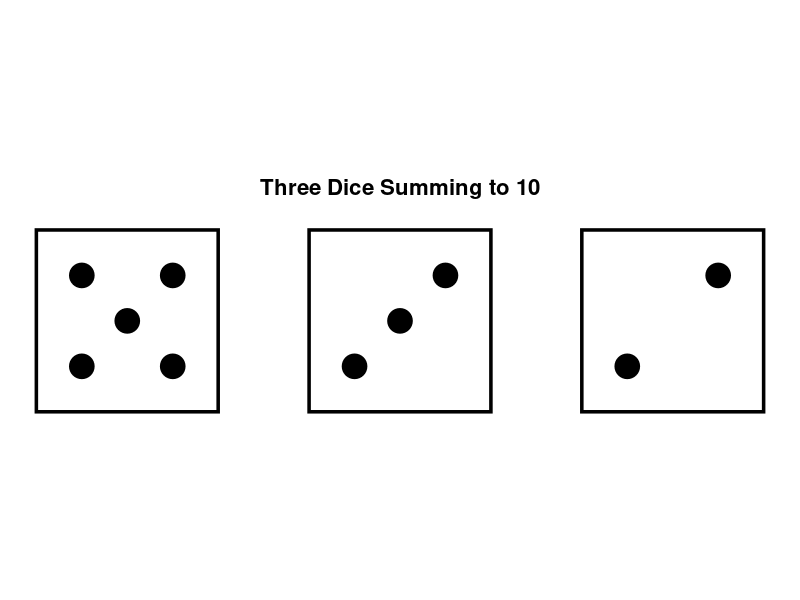
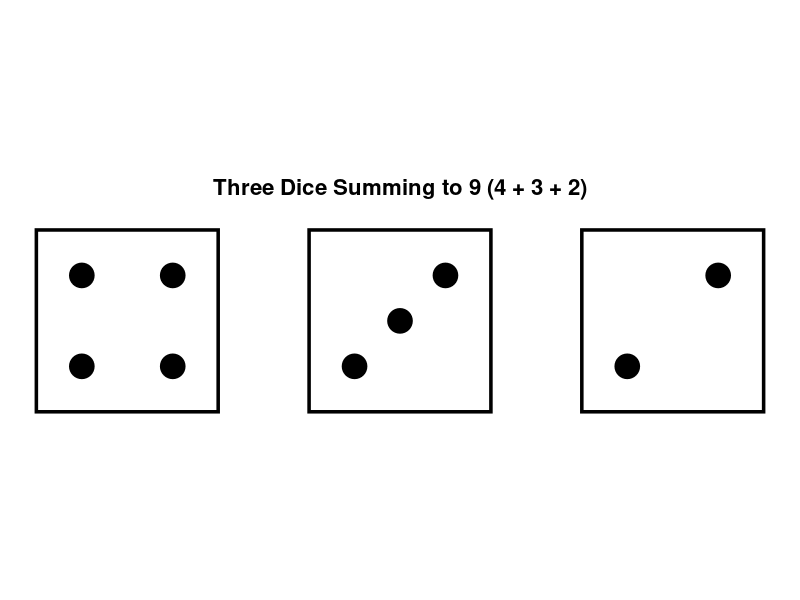
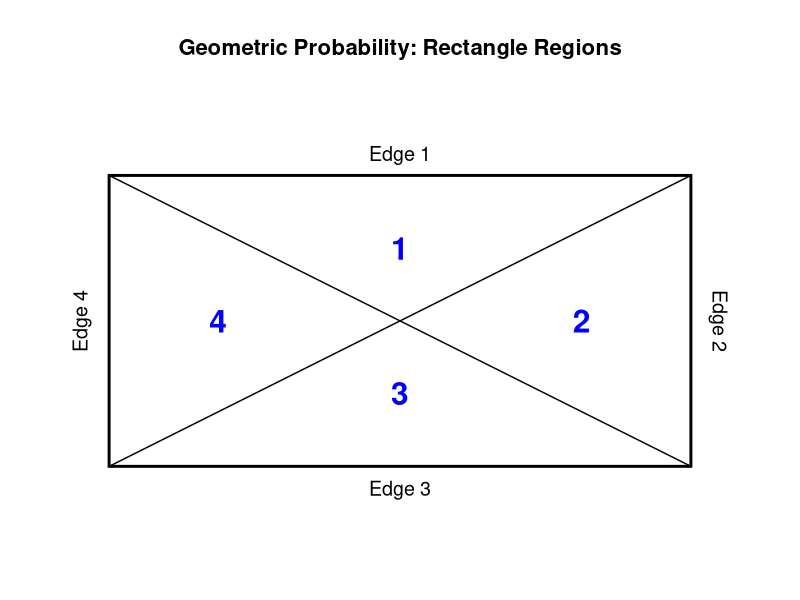
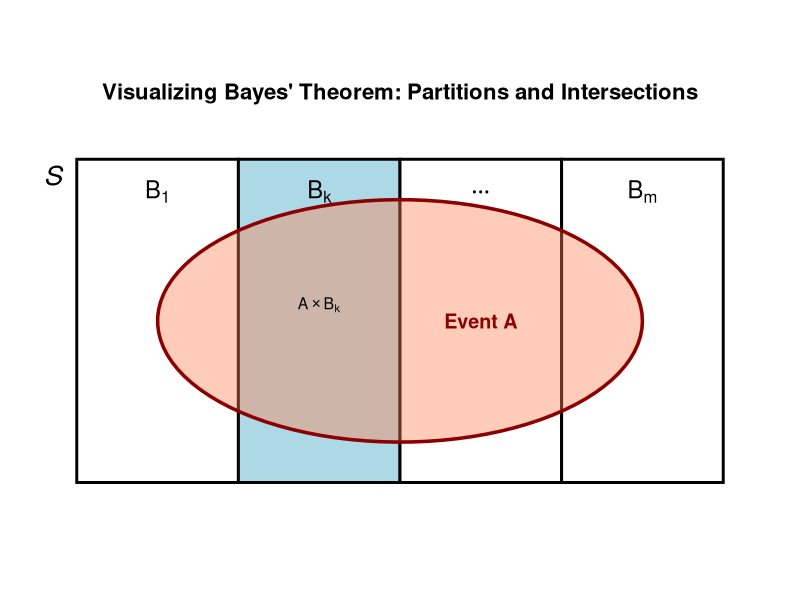
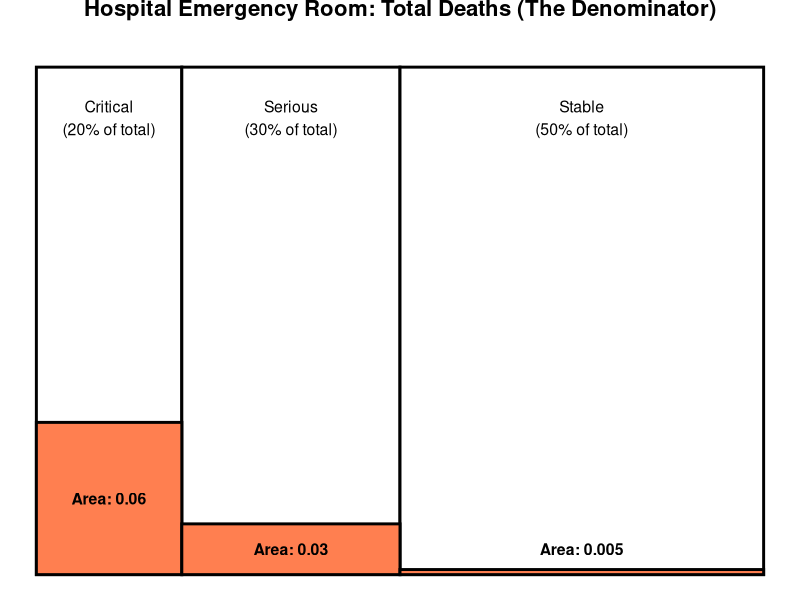

The R script that drew these images, in order:
## ---- chunk 1
# Load the required library
library(ggplot2)

# Coordinates for the 3 dice boxes
boxes <- data.frame(
  xmin = c(0.5, 2.0, 3.5),
  xmax = c(1.5, 3.0, 4.5),
  ymin = c(0.5, 0.5, 0.5),
  ymax = c(1.5, 1.5, 1.5)
)

# Coordinates for the dots (pips) on each die
pips <- data.frame(
  x = c(
    1.0, 0.75, 1.25, 0.75, 1.25,  # Die 1: Value 5
    2.5, 2.25, 2.75,              # Die 2: Value 3
    3.75, 4.25                    # Die 3: Value 2
  ),
  y = c(
    1.0, 0.75, 1.25, 1.25, 0.75,  # Die 1: Value 5
    1.0, 0.75, 1.25,              # Die 2: Value 3
    0.75, 1.25                    # Die 3: Value 2
  )
)

# Plot the dice
ggplot() +
  # Draw the white dice bodies with black borders
  geom_rect(data = boxes, aes(xmin = xmin, xmax = xmax, ymin = ymin, ymax = ymax),
            fill = "white", color = "black", linewidth = 1.2) +
  # Draw the black dots
  geom_point(data = pips, aes(x = x, y = y), size = 8, color = "black") +
  # Keep the aspect ratio perfectly square so the dice don't stretch
  coord_fixed(ratio = 1) +
  # Remove all axes, grids, and background colors
  theme_void() +
  # Add the title
  ggtitle("Three Dice Summing to 10") +
  theme(plot.title = element_text(hjust = 0.5, size = 16, face = "bold", margin = margin(b = 15)))
## ---- chunk 2
# Load the required library
library(ggplot2)

# Coordinates for the 3 dice boxes (kept exactly the same)
boxes <- data.frame(
  xmin = c(0.5, 2.0, 3.5),
  xmax = c(1.5, 3.0, 4.5),
  ymin = c(0.5, 0.5, 0.5),
  ymax = c(1.5, 1.5, 1.5)
)

# Coordinates for the dots (pips) on each die
pips <- data.frame(
  x = c(
    # Die 1: Value 4 (Four corners)
    0.75, 1.25, 0.75, 1.25,  
    # Die 2: Value 3 (Diagonal)
    2.5, 2.25, 2.75,              
    # Die 3: Value 2 (Diagonal)
    3.75, 4.25                    
  ),
  y = c(
    # Die 1: Value 4 (Four corners)
    1.25, 1.25, 0.75, 0.75,  
    # Die 2: Value 3 (Diagonal)
    1.0, 0.75, 1.25,              
    # Die 3: Value 2 (Diagonal)
    0.75, 1.25                    
  )
)

# Plot the dice
ggplot() +
  # Draw the white dice bodies with black borders
  geom_rect(data = boxes, aes(xmin = xmin, xmax = xmax, ymin = ymin, ymax = ymax),
            fill = "white", color = "black", linewidth = 1.2) +
  # Draw the black dots
  geom_point(data = pips, aes(x = x, y = y), size = 8, color = "black") +
  # Keep the aspect ratio perfectly square so the dice don't stretch
  coord_fixed(ratio = 1) +
  # Remove all axes, grids, and background colors
  theme_void() +
  # Add the title
  ggtitle("Three Dice Summing to 9 (4 + 3 + 2)") +
  theme(plot.title = element_text(hjust = 0.5, size = 16, face = "bold", margin = margin(b = 15)))
## ---- chunk 3
# Load the required library
library(ggplot2)

ggplot() +
  # Draw the outer rectangle (Length = 8, Width = 4)
  geom_rect(aes(xmin = 0, xmax = 8, ymin = 0, ymax = 4), 
            fill = "white", color = "black", linewidth = 1) +
  
  # Draw the two diagonal lines connecting the corners
  geom_segment(aes(x = 0, y = 4, xend = 8, yend = 0), color = "black", linewidth = 0.5) +
  geom_segment(aes(x = 0, y = 0, xend = 8, yend = 4), color = "black", linewidth = 0.5) +
  
  # Add the Region numbers inside the triangles
  geom_text(aes(x = 4, y = 3, label = "1"), size = 8, fontface = "bold", color = "blue") +
  geom_text(aes(x = 6.5, y = 2, label = "2"), size = 8, fontface = "bold", color = "blue") +
  geom_text(aes(x = 4, y = 1, label = "3"), size = 8, fontface = "bold", color = "blue") +
  geom_text(aes(x = 1.5, y = 2, label = "4"), size = 8, fontface = "bold", color = "blue") +
  
  # Add the Edge labels on the outside perimeter
  geom_text(aes(x = 4, y = 4.3, label = "Edge 1"), size = 5) +
  geom_text(aes(x = 8.4, y = 2, label = "Edge 2"), size = 5, angle = 270) +
  geom_text(aes(x = 4, y = -0.3, label = "Edge 3"), size = 5) +
  geom_text(aes(x = -0.4, y = 2, label = "Edge 4"), size = 5, angle = 90) +
  
  # Keep the aspect ratio exactly 1:1 so the 8x4 dimensions are visually accurate
  coord_fixed(ratio = 1, xlim = c(-1, 9), ylim = c(-1, 5)) +
  
  # Remove the axes and background grid
  theme_void() +
  
  # Add a title
  ggtitle("Geometric Probability: Rectangle Regions") +
  theme(plot.title = element_text(hjust = 0.5, size = 16, face = "bold", margin = margin(b = 15)))
## ---- chunk 4
# Create 6x6 matrix of ordered pairs
sample_space <- outer(1:6, 1:6, Vectorize(function(i, j) sprintf("(%d, %d)", i, j)))

# Render clean markdown table without row/column headers
knitr::kable(sample_space, col.names = rep("", 6), align = "c")
## ---- chunk 5
# Load the library
library(DiagrammeR)

# Create the tree diagram using Graphviz syntax
grViz("
digraph probability_tree {
  
  # Set graph orientation to Left-to-Right
  graph [rankdir = LR]
  
  # Define node aesthetics
  node [shape = circle, fontname = Helvetica, style = filled, fillcolor = lightblue]
  
  # Define the nodes
  Start [label = 'Start', fillcolor = lightgrey]
  A [label = 'Event A']
  B [label = 'Event B']
  C1 [label = 'Outcome C']
  D1 [label = 'Outcome D']
  C2 [label = 'Outcome C']
  D2 [label = 'Outcome D']
  
  # Define the edges (branches) and their probability labels
  Start -> A [label = ' P(A)']
  Start -> B [label = ' P(B)']
  
  A -> C1 [label = ' P(C|A)']
  A -> D1 [label = ' P(D|A)']
  
  B -> C2 [label = ' P(C|B)']
  B -> D2 [label = ' P(D|B)']
}
")
## ---- chunk 6
library(DiagrammeR)

grViz("
digraph probability_tree {
  graph [rankdir = LR] // Left to Right layout
  
  // Define node styles
  node [shape = plaintext, fontname = Helvetica, fontsize = 14]
  edge [fontname = Helvetica, fontsize = 12, color = dimgrey]
  
  // Define the nodes
  Start [label = 'Start\n(8 chips)']
  R1 [label = 'Red  ']
  B1 [label = 'Blue ']
  R2a [label = 'Red ']
  B2a [label = 'Blue  ']
  R2b [label = 'Red ']
  B2b [label = 'Blue ']
  
  // Define the edges and probabilities
  Start -> R1 
  Start -> B1 
  
  R1 -> R2a
  R1 -> B2a  // This is the path C1 -> C2
  
  B1 -> R2b 
  B1 -> B2b 
}
")
## ---- chunk 7
library(DiagrammeR)
grViz("
digraph probability_tree {
  graph [rankdir = LR, nodesep = 0.2, ranksep = 0.8]
  
  node [fontname = Helvetica, shape = rectangle, style = 'filled,rounded', fillcolor = '#F7FAFC', fontsize = 10]
  edge [fontname = Helvetica, fontsize = 9]

  # Root Node
  Start [label = 'Start\n(15 Marbles:\n6R, 5B, 4G)', shape = ellipse, fillcolor = '#EDF2F7']

  # 1st Draw Branches
  R1 [label = '1st: Red\n(14 Left)', fillcolor = '#FED7D7', style = 'filled,bold', color = '#E53E3E']
  B1 [label = '1st: Blue\n(14 Left)']
  G1 [label = '1st: Green\n(14 Left)']

  # 2nd Draw Branches (from R1)
  R1_R2 [label = '2nd: Red\n(13 Left)']
  R1_B2 [label = '2nd: Blue\n(13 Left)', fillcolor = '#BEE3F8', style = 'filled,bold', color = '#3182CE']
  R1_G2 [label = '2nd: Green\n(13 Left)']

  # 3rd Draw Branches (from R1 -> B2)
  R1_B2_R3 [label = '3rd: Red\n(12 Left)']
  R1_B2_B3 [label = '3rd: Blue\n(12 Left)']
  R1_B2_G3 [label = '3rd: Green\n(12 Left)', fillcolor = '#C6F6D5', style = 'filled,bold', color = '#38A169']

  # 4th Draw Branches (from R1 -> B2 -> G3)
  R1_B2_G3_R4 [label = '4th: Red\n★ TARGET ★', fillcolor = '#FED7D7', style = 'filled,bold', color = '#E53E3E']
  R1_B2_G3_B4 [label = '4th: Blue']
  R1_B2_G3_G4 [label = '4th: Green']

  # Connections for Draw 1
  Start -> R1 [label = ' 6/15', color = '#E53E3E', penwidth = 2.5]
  Start -> B1 [label = ' 5/15']
  Start -> G1 [label = ' 4/15']

  # Connections for Draw 2
  R1 -> R1_R2 [label = ' 5/14']
  R1 -> R1_B2 [label = ' 5/14', color = '#3182CE', penwidth = 2.5]
  R1 -> R1_G2 [label = ' 4/14']

  # Connections for Draw 3
  R1_B2 -> R1_B2_R3 [label = ' 5/13']
  R1_B2 -> R1_B2_B3 [label = ' 4/13']
  R1_B2 -> R1_B2_G3 [label = ' 4/13', color = '#38A169', penwidth = 2.5]

  # Connections for Draw 4
  R1_B2_G3 -> R1_B2_G3_R4 [label = ' 5/12', color = '#E53E3E', penwidth = 2.5]
  R1_B2_G3 -> R1_B2_G3_B4 [label = ' 4/12']
  R1_B2_G3 -> R1_B2_G3_G4 [label = ' 3/12']
}
")
## ---- chunk 8
# Load the required library
library(ggplot2)

# Generate coordinates for an ellipse to represent Event A
t <- seq(0, 2 * pi, length.out = 100)
ellipse_data <- data.frame(
  x = 4 + 3 * cos(t),
  y = 2 + 1.5 * sin(t)
)

# Define the coordinates for the partitions (B1, B2, B3, Bm)
partitions <- data.frame(
  xmin = c(0, 2, 4, 6),
  xmax = c(2, 4, 6, 8),
  ymin = c(0, 0, 0, 0),
  ymax = c(4, 4, 4, 4),
  # We highlight the target partition Bk in light blue
  fill_color = c("white", "lightblue", "white", "white") 
)

ggplot() +
  # 1. Draw the partitions of Sample Space S
  geom_rect(data = partitions, aes(xmin = xmin, xmax = xmax, ymin = ymin, ymax = ymax),
            fill = partitions$fill_color, color = "black", linewidth = 1) +
  
  # 2. Draw Event A overlapping the partitions
  geom_polygon(data = ellipse_data, aes(x = x, y = y), 
               fill = "coral", alpha = 0.4, color = "darkred", linewidth = 1.2) +
  
  # 3. Add Labels for the partitions
  geom_text(aes(x = 1, y = 3.6, label = "B[1]"), parse = TRUE, size = 6) +
  geom_text(aes(x = 3, y = 3.6, label = "B[k]"), parse = TRUE, size = 6, fontface = "bold") +
  geom_text(aes(x = 5, y = 3.6, label = "..."), parse = TRUE, size = 6) +
  geom_text(aes(x = 7, y = 3.6, label = "B[m]"), parse = TRUE, size = 6) +
  
  # 4. Add Label for the entire Sample Space S
  geom_text(aes(x = -0.3, y = 3.8, label = "S"), size = 7, fontface = "italic") +
  
  # 5. Add Labels for Event A and the specific intersection
  geom_text(aes(x = 5, y = 2), label = "Event A", size = 5, color = "darkred", fontface = "bold") +
  geom_text(aes(x = 3, y = 2.2, label = "A %*% B[k]"), parse = TRUE, size = 4, fontface = "bold") +
  
  # Clean up the theme
  theme_void() +
  coord_fixed(ratio = 1, xlim = c(-0.5, 8.5), ylim = c(-0.2, 4.2)) +
  
  # Add Title
  ggtitle("Visualizing Bayes' Theorem: Partitions and Intersections") +
  theme(plot.title = element_text(hjust = 0.5, size = 16, face = "bold", margin = margin(b = 15)))
## ---- chunk 9
library(ggplot2)

# Define the coordinates for the patient categories (Width = percentage of patients)
patients <- data.frame(
  State = c("Critical", "Serious", "Stable"),
  xmin = c(0, 0.20, 0.50),
  xmax = c(0.20, 0.50, 1.00),
  ymin = c(0, 0, 0),
  ymax = c(1, 1, 1)
)

# Define the coordinates for the deaths (Height = death rate per category)
deaths <- data.frame(
  State = c("Critical", "Serious", "Stable"),
  xmin = c(0, 0.20, 0.50),
  xmax = c(0.20, 0.50, 1.00),
  ymin = c(0, 0, 0),
  ymax = c(0.30, 0.10, 0.01)
)

ggplot() +
  # Draw the total hospital population partitions (S)
  geom_rect(data = patients, aes(xmin = xmin, xmax = xmax, ymin = ymin, ymax = ymax), 
            fill = "white", color = "black", linewidth = 1) +
  
  # Draw the death rates (Event A)
  geom_rect(data = deaths, aes(xmin = xmin, xmax = xmax, ymin = ymin, ymax = ymax), 
            fill = "coral", color = "black", linewidth = 1) +
  
  # Column labels (Partition sizes)
  geom_text(aes(x = 0.10, y = 0.9, label = "Critical\n(20% of total)"), size = 4) +
  geom_text(aes(x = 0.35, y = 0.9, label = "Serious\n(30% of total)"), size = 4) +
  geom_text(aes(x = 0.75, y = 0.9, label = "Stable\n(50% of total)"), size = 4) +
  
  # Area labels (Intersection sizes)
  geom_text(aes(x = 0.10, y = 0.15, label = "Area: 0.06"), size = 4, fontface = "bold") +
  geom_text(aes(x = 0.35, y = 0.05, label = "Area: 0.03"), size = 4, fontface = "bold") +
  # Stable death area is very thin, so label goes just above it
  geom_text(aes(x = 0.75, y = 0.05, label = "Area: 0.005"), size = 4, fontface = "bold") +
  
  theme_void() +
  ggtitle("Hospital Emergency Room: Total Deaths (The Denominator)") +
  theme(plot.title = element_text(hjust = 0.5, size = 16, face = "bold", margin = margin(b = 15)))
## ---- chunk 10
library(DiagrammeR)

grViz("
digraph probability_tree {
  graph [rankdir = LR, nodesep = 0.3, ranksep = 1.0]
  
  node [fontname = Helvetica, shape = rectangle, style = 'filled,rounded', fillcolor = '#F7FAFC', fontsize = 10]
  edge [fontname = Helvetica, fontsize = 9]

  # Root
  Start [label = 'Post Type', shape = ellipse, fillcolor = '#EDF2F7']

  # Level 1: Post Type
  Story [label = 'Story\nP(Story) = 0.7', fillcolor = '#EBF8FF']
  Reel  [label = 'Reel\nP(Reel) = 0.3', fillcolor = '#FEEBC8']

  # Level 2: Story Outcomes
  Story_Viral [label = 'Viral\n0.7 × 0.2 = 0.14', fillcolor = '#C6F6D5']
  Story_Not   [label = 'Not Viral\n0.7 × 0.8 = 0.56', fillcolor = '#FED7D7']

  # Level 2: Reel Outcomes
  Reel_Viral  [label = 'Viral\n0.3 × 0.6 = 0.18', fillcolor = '#C6F6D5']
  Reel_Not    [label = 'Not Viral\n0.3 × 0.4 = 0.12', fillcolor = '#FED7D7']

  # Branches
  Start -> Story [label = ' 0.7']
  Start -> Reel  [label = ' 0.3']

  Story -> Story_Viral [label = ' P(Viral|Story) = 0.2']
  Story -> Story_Not   [label = ' P(Not Viral|Story) = 0.8']

  Reel  -> Reel_Viral  [label = ' P(Viral|Reel) = 0.6']
  Reel  -> Reel_Not    [label = ' P(Not Viral|Reel) = 0.4']
}
")
